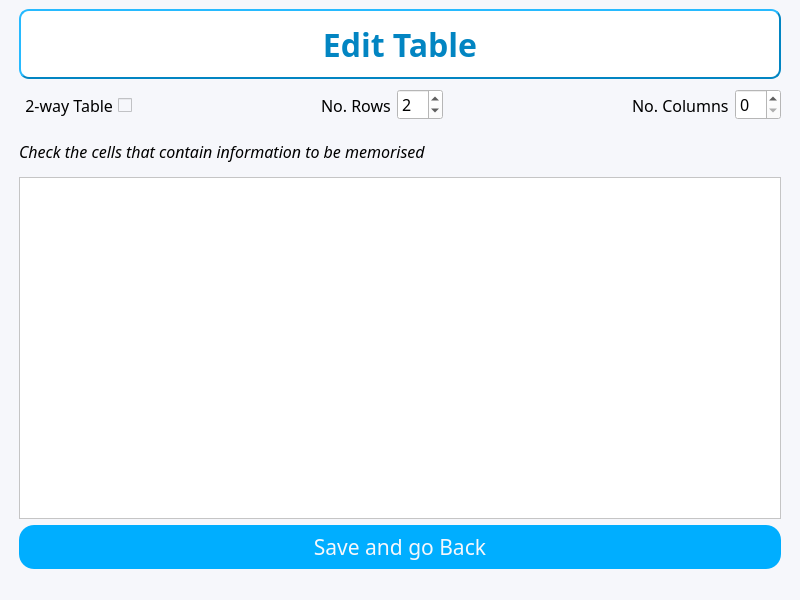
<?xml version="1.0" encoding="UTF-8"?>
<ui version="4.0">
 <class>MainWindow</class>
 <widget class="QMainWindow" name="MainWindow">
  <property name="geometry">
   <rect>
    <x>0</x>
    <y>0</y>
    <width>800</width>
    <height>600</height>
   </rect>
  </property>
  <property name="windowTitle">
   <string>Smart Retain</string>
  </property>
  <property name="styleSheet">
   <string notr="true">background-color: #F6F7FB</string>
  </property>
  <widget class="QWidget" name="centralwidget">
   <layout class="QGridLayout" name="gridLayout">
    <item row="0" column="2">
     <spacer name="horizontalSpacer_2">
      <property name="orientation">
       <enum>Qt::Horizontal</enum>
      </property>
      <property name="sizeType">
       <enum>QSizePolicy::Fixed</enum>
      </property>
      <property name="sizeHint" stdset="0">
       <size>
        <width>10</width>
        <height>20</height>
       </size>
      </property>
     </spacer>
    </item>
    <item row="0" column="0">
     <spacer name="horizontalSpacer">
      <property name="orientation">
       <enum>Qt::Horizontal</enum>
      </property>
      <property name="sizeType">
       <enum>QSizePolicy::Fixed</enum>
      </property>
      <property name="sizeHint" stdset="0">
       <size>
        <width>10</width>
        <height>20</height>
       </size>
      </property>
     </spacer>
    </item>
    <item row="0" column="1">
     <layout class="QVBoxLayout" name="verticalLayout">
      <item>
       <widget class="QLabel" name="menuTitle">
        <property name="sizePolicy">
         <sizepolicy hsizetype="Expanding" vsizetype="Fixed">
          <horstretch>0</horstretch>
          <verstretch>0</verstretch>
         </sizepolicy>
        </property>
        <property name="minimumSize">
         <size>
          <width>0</width>
          <height>70</height>
         </size>
        </property>
        <property name="font">
         <font>
          <family>Neue Haas Grotesk Text Pro</family>
          <pointsize>24</pointsize>
          <weight>75</weight>
          <bold>true</bold>
         </font>
        </property>
        <property name="styleSheet">
         <string notr="true">background-color: white;
border-style: outset;
border-width: 2px;
border-radius: 10px;
border-color: #0285c2;
color:#0285c2;</string>
        </property>
        <property name="text">
         <string>Edit Table</string>
        </property>
        <property name="alignment">
         <set>Qt::AlignCenter</set>
        </property>
       </widget>
      </item>
      <item>
       <layout class="QHBoxLayout" name="horizontalLayout_2">
        <item>
         <widget class="QCheckBox" name="twoWayCheck">
          <property name="minimumSize">
           <size>
            <width>0</width>
            <height>40</height>
           </size>
          </property>
          <property name="font">
           <font>
            <family>Neue Haas Grotesk Text Pro</family>
            <pointsize>12</pointsize>
           </font>
          </property>
          <property name="layoutDirection">
           <enum>Qt::RightToLeft</enum>
          </property>
          <property name="text">
           <string>2-way Table</string>
          </property>
         </widget>
        </item>
        <item>
         <spacer name="horizontalSpacer_5">
          <property name="minimumSize">
           <size>
            <width>0</width>
            <height>40</height>
           </size>
          </property>
          <property name="orientation">
           <enum>Qt::Horizontal</enum>
          </property>
          <property name="sizeHint" stdset="0">
           <size>
            <width>40</width>
            <height>20</height>
           </size>
          </property>
         </spacer>
        </item>
        <item>
         <widget class="QLabel" name="label_4">
          <property name="minimumSize">
           <size>
            <width>0</width>
            <height>40</height>
           </size>
          </property>
          <property name="font">
           <font>
            <family>Neue Haas Grotesk Text Pro</family>
            <pointsize>12</pointsize>
           </font>
          </property>
          <property name="text">
           <string>No. Rows</string>
          </property>
         </widget>
        </item>
        <item>
         <widget class="QSpinBox" name="noRowBox">
          <property name="minimumSize">
           <size>
            <width>0</width>
            <height>30</height>
           </size>
          </property>
          <property name="font">
           <font>
            <family>Neue Haas Grotesk Text Pro</family>
            <pointsize>12</pointsize>
           </font>
          </property>
          <property name="styleSheet">
           <string notr="true">background-color:white;</string>
          </property>
          <property name="minimum">
           <number>0</number>
          </property>
          <property name="value">
           <number>2</number>
          </property>
         </widget>
        </item>
        <item>
         <spacer name="horizontalSpacer_6">
          <property name="minimumSize">
           <size>
            <width>0</width>
            <height>40</height>
           </size>
          </property>
          <property name="orientation">
           <enum>Qt::Horizontal</enum>
          </property>
          <property name="sizeHint" stdset="0">
           <size>
            <width>40</width>
            <height>20</height>
           </size>
          </property>
         </spacer>
        </item>
        <item>
         <widget class="QLabel" name="label_5">
          <property name="minimumSize">
           <size>
            <width>0</width>
            <height>40</height>
           </size>
          </property>
          <property name="font">
           <font>
            <family>Neue Haas Grotesk Text Pro</family>
            <pointsize>12</pointsize>
           </font>
          </property>
          <property name="text">
           <string>No. Columns</string>
          </property>
         </widget>
        </item>
        <item>
         <widget class="QSpinBox" name="noColBox">
          <property name="minimumSize">
           <size>
            <width>0</width>
            <height>30</height>
           </size>
          </property>
          <property name="font">
           <font>
            <family>Neue Haas Grotesk Text Pro</family>
            <pointsize>12</pointsize>
           </font>
          </property>
          <property name="styleSheet">
           <string notr="true">background-color:white;</string>
          </property>
          <property name="minimum">
           <number>0</number>
          </property>
          <property name="maximum">
           <number>99</number>
          </property>
         </widget>
        </item>
       </layout>
      </item>
      <item>
       <widget class="QLabel" name="label_3">
        <property name="sizePolicy">
         <sizepolicy hsizetype="Preferred" vsizetype="Fixed">
          <horstretch>0</horstretch>
          <verstretch>0</verstretch>
         </sizepolicy>
        </property>
        <property name="minimumSize">
         <size>
          <width>0</width>
          <height>40</height>
         </size>
        </property>
        <property name="font">
         <font>
          <family>Neue Haas Grotesk Text Pro</family>
          <pointsize>12</pointsize>
          <italic>true</italic>
         </font>
        </property>
        <property name="text">
         <string>Check the cells that contain information to be memorised</string>
        </property>
       </widget>
      </item>
      <item>
       <widget class="QTableWidget" name="table">
        <property name="font">
         <font>
          <family>Neue Haas Grotesk Text Pro</family>
          <pointsize>12</pointsize>
         </font>
        </property>
        <property name="styleSheet">
         <string notr="true">background-color:white;</string>
        </property>
       </widget>
      </item>
      <item>
       <widget class="QPushButton" name="saveBtn">
        <property name="enabled">
         <bool>true</bool>
        </property>
        <property name="font">
         <font>
          <family>Neue Haas Grotesk Text Pro</family>
          <pointsize>16</pointsize>
          <weight>50</weight>
          <bold>false</bold>
         </font>
        </property>
        <property name="styleSheet">
         <string notr="true">QPushButton {
	background-color: #00aeff;
	border-radius: 15px;
	color: #F6F7FB;
	padding: 7px
}

QPushButton:hover {
    background-color: rgb(0, 154, 226);
}</string>
        </property>
        <property name="text">
         <string>Save and go Back</string>
        </property>
       </widget>
      </item>
     </layout>
    </item>
   </layout>
  </widget>
  <widget class="QStatusBar" name="statusbar"/>
 </widget>
 <resources/>
 <connections/>
</ui>
